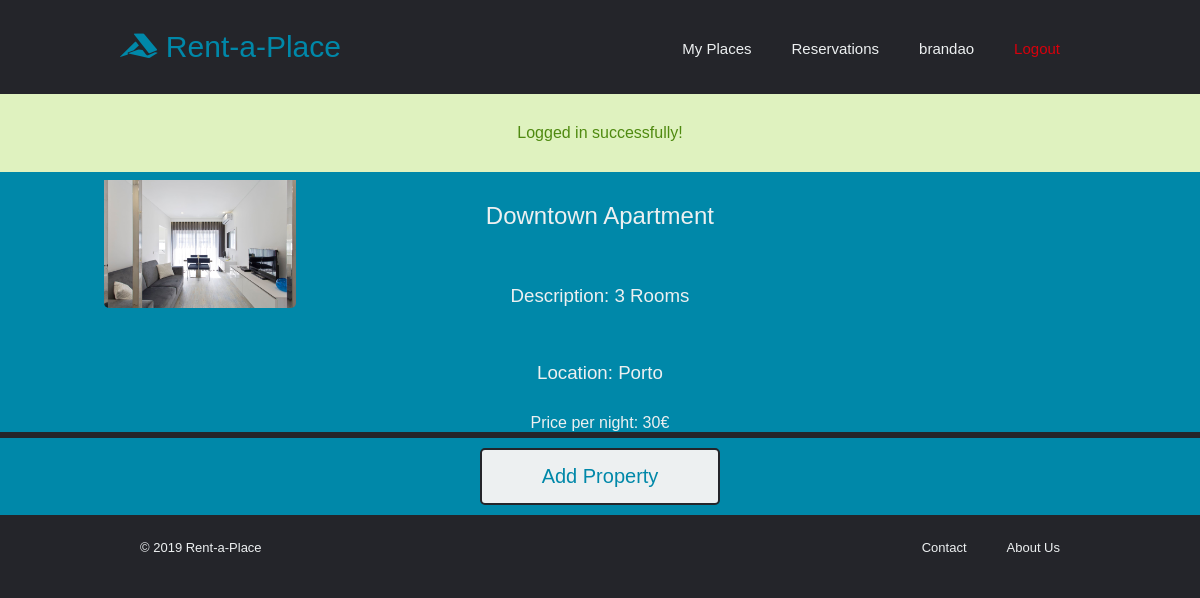
Screenshot of /pages/manage.php (signed in) with the database file from the repository.
### tables this page shows
CREATE TABLE Properties (id INTEGER PRIMARY KEY, ownerID INTEGER NOT NULL, price FLOAT NOT NULL, title VARCHAR NOT NULL, location VARCHAR NOT NULL, description VARCHAR NOT NULL, availabilityStart DATE, availabilityEnd DATE);

CREATE TABLE Photos (id INTEGER PRIMARY KEY, propertyID INTEGER, path TEXT NOT NULL);

### pages/manage.php (called while the page is built, shortened)
<?php
  include_once('../templates/tpl_common.php');
  include_once('../templates/tpl_rental.php');
  include_once('../database/db_properties.php');
  $rentals = getProperties($_SESSION['username']);
  draw_rentals($rentals);
  draw_add();

### database/db_properties.php (called while the page is built, shortened)
<?php
    include_once('../database/db_user.php');
  function getProperties($username)
  {
      $db = Database::instance()->db();
      $user = getUser($username);
      $stmt = $db->prepare('SELECT * FROM Properties WHERE ownerID = ?');
      $stmt->execute(array($user['id']));
      return $stmt->fetchAll();
  }
  function getPropertyPhotos($property_id)
  {
      $db = Database::instance()->db();
      $stmt = $db->prepare('SELECT * FROM Photos WHERE propertyID = ?');
      $stmt->execute(array($property_id));
      return $stmt->fetchAll();
  }

### database/db_user.php (called while the page is built, shortened)
<?php
  function getUser($username)
  {
      $db = Database::instance()->db();
      $stmt = $db->prepare('SELECT * FROM Users WHERE username = ?');
      $stmt->execute(array($username));
      return $stmt->fetch();
  }

### templates/tpl_rental.php (the view, shortened to what this page needs)
<?php
include_once('../database/db_properties.php');
include_once('../database/db_user.php');
function draw_rentals($rentals)
{
    ?>
  <section class="rentals">
  <?php
    foreach ($rentals as $rental) {
        draw_rental($rental);
    } ?>
  </section>
<?php
} ?>
<?php function draw_add()
    {
        ?>
  <section class="add_menu">
    <button type="button" onclick="window.location.href='../pages/addproperty.php'" >Add Property</button>
  </section>
<?php
    } ?>
<?php function draw_rental($rental)
    {
        $photos = getPropertyPhotos($rental['id']);
        $username = getUserbyID($rental['ownerID']); ?>
<a href="property.php?id=<?=$rental['id']?> " class="rental">
<article>
  <main>
    <div class="row">
      <div class="column">
        <img alt="Property Image" src="../images/properties/<?php echo $photos[0]['path']; ?>"/>
      </div>
      <div class="column">
        <h2><?=$rental['title']?></h2>
        <h3>Description: <?=$rental['description']?></h3>
        <h3>Location: <?=$rental['location']?></h3>
        <h4>Price per night: <?=$rental['price']?>€</h4>
      </div>
    </div>
</main>
</article>
</a>
<?php
    } ?>

### css/style.css (style rules this page uses)
* { box-sizing: border-box; margin: 0; padding: 0; background-color: #24252a; font-family: "Montserrat", sans-serif; font-weight: 500; }

### css/auth.css (style rules this page uses)
h2 { color: #edf0f1; background-color: #0088a9; padding: 30px 10%; text-align: center; }

### css/aboutus.css (style rules this page uses)
h3 { color: #edf0f1; background-color: #0088a9; padding: 30px 10%; }

### css/rental.css (style rules this page uses)
.rental { transition: all 0.3s ease 0s; color: #edf0f1; text-decoration: none; background-color: #0088a9; }
.rental article { border-bottom: 2px solid #24252a; }
.rental h3 { margin-top: -5px; text-align: center; }
.rental h4 { text-align: center; color: #edf0f1; background-color: #0088a9; }
.rental img { padding-top: 8px; background-color: #0088a9; width: 50%; height: 50%; border-radius: 5px; }
.rental .row { width: 100%; display: inline-block; background-color: #0088a9; }
.rental .column { float: left; width: 33.33%; text-align: center; background-color: #0088a9; }
.rental h2 { text-align: center; }
.add_menu { background-color: #0088a9; margin-bottom: 10px; padding-top: 10px; padding-bottom: 10px; }
.add_menu button { color: #0088a9; font-size: 20px; font-weight: 500; padding: 15px 20px; border: 2px solid #24252a; border-radius: 5px; cursor: pointer; background-color: #edf0f1; transition: all 0.3s ease 0s; width: 20%; text-align: center; display: block; margin-left: auto; margin-right: auto; }

### css/property.css (style rules this page uses)
.row > .column { padding: 0 8px; }
.column { background-color: #0088a9; text-align: center; }
.row:after { content: ""; display: table; clear: both; }

### rows the page displays
properties: photos.path (picture), title "Downtown Apartment", description "3 Rooms", location "Porto", price "30"

### other values shown
$username "brandao"
$message['content'] "Logged in successfully!"
